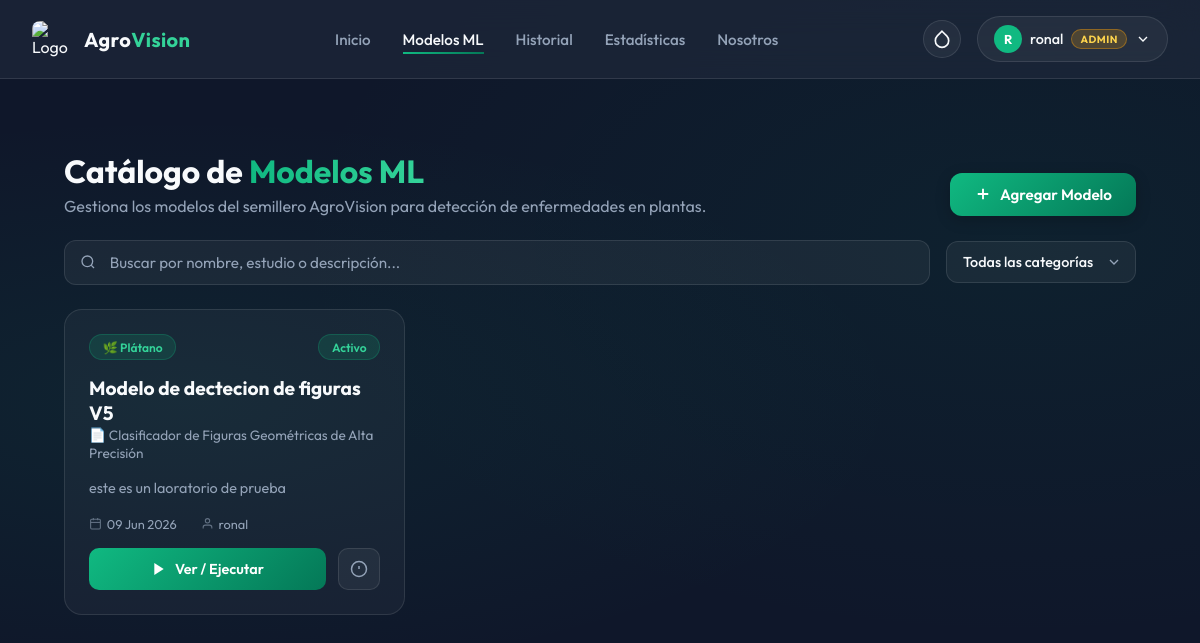
Screenshot of /modelos/ (signed in) with the database file from the repository.
### app/models.py (models this page shows, shortened)
class ModeloML(models.Model):
    ESTADO_CHOICES = [
        ('activo', 'Activo'),
        ('inactivo', 'Inactivo'),
        ('entrenamiento', 'En Entrenamiento'),
    ]
    nombre = models.CharField(max_length=255)
    nombre_estudio = models.CharField(max_length=255, verbose_name='Nombre del Estudio')
    descripcion = models.TextField()
    categoria = models.CharField(max_length=100)
    estado = models.CharField(max_length=20, choices=ESTADO_CHOICES, default='activo')
    archivo_modelo = models.FileField(
        upload_to='modelos_ml/',
        verbose_name='Archivo del Modelo (.onnx)',
        help_text='Sube el archivo de tu modelo entrenado (formato aceptado: .onnx)'
    )
    documento_estudio = models.FileField(
        upload_to='estudios_pdf/',
        verbose_name='Documento del Estudio (PDF)',
        blank=True,
        null=True,
        help_text='Documento PDF con la investigación o estudio relacionado'
    )
    precision = models.DecimalField(
        max_digits=5,
        decimal_places=2,
        blank=True,
        null=True,
        verbose_name='Precisión (%)',
        help_text='Precisión del modelo en porcentaje (ej: 95.87)'
    )
    img_width = models.IntegerField(
        default=28,
        verbose_name='Ancho de Entrada (px)',
        help_text='Ancho esperado de la imagen por el modelo ONNX (ej: 28, 224).'
    )
    img_height = models.IntegerField(
        default=28,
        verbose_name='Alto de Entrada (px)',
        help_text='Alto esperado de la imagen por el modelo ONNX (ej: 28, 224).'
    )
    es_rgb = models.BooleanField(
        default=False,
        verbose_name='¿Es RGB (A color)?',
        help_text='Marca esta opción si el modelo fue entrenado con imágenes a color. Déjalo vacío si es en escala de grises.'
    )
    invertir_colores = models.BooleanField(
        default=False,
        verbose_name='¿Invertir Colores?',
        help_text='Ideal para modelos como MNIST que esperan trazos blancos sobre fondo negro.'
    )
    nombres_clases = models.TextField(
        blank=True,
        null=True,
        verbose_name='Nombres de las Clases',
        help_text='Nombres separados por comas. Ej: "Manzana Sana,Manzana Enferma". Convierte el resultado numérico en texto legible.'
    )
    usuario = models.ForeignKey(User, on_delete=models.CASCADE, related_name='modelos_ml')
    fecha_creacion = models.DateTimeField(auto_now_add=True)
    fecha_actualizacion = models.DateTimeField(auto_now=True)
    class Meta:
        ordering = ['-fecha_creacion']
        verbose_name = 'Modelo ML'
        verbose_name_plural = 'Modelos ML'

### app/views.py (the view)
# urls.py: path('modelos/', views.modelos_lista, name='modelos_lista'),
@login_required(login_url='index')
def modelos_lista(request):
    from app.models import ModeloML, Categoria
    query = request.GET.get('q', '')
    categoria = request.GET.get('categoria', '')
    modelos = ModeloML.objects.all().order_by('-fecha_creacion')
    if query:
        modelos = (
            modelos.filter(nombre__icontains=query) |
            modelos.filter(nombre_estudio__icontains=query) |
            modelos.filter(descripcion__icontains=query)
        )
    if categoria:
        modelos = modelos.filter(categoria__iexact=categoria)
    categorias_en_uso = (
        ModeloML.objects.values_list('categoria', flat=True)
        .distinct()
        .order_by('categoria')
    )
    return render(request, 'modelos_lista.html', {
        'modelos': modelos,
        'categorias': categorias_en_uso,
        'query': query,
        'categoria_activa': categoria,
    })

### app/templates/modelos_lista.html (shortened to what this page needs)
{% extends "base.html" %}
{% block content %}
<div class="page-header">
    <div class="page-header-left">
        <h1>Catálogo de <span>Modelos ML</span></h1>
        <p>Gestiona los modelos del semillero AgroVision para detección de enfermedades en plantas.</p>
    </div>
    <a href="{% url 'modelo_crear' %}" class="btn-nuevo">
        <svg width="18" height="18" viewBox="0 0 24 24" fill="none" stroke="currentColor" stroke-width="2.5"><path d="M12 5v14M5 12h14"/></svg>
        Agregar Modelo
    </a>
</div>
<div class="search-bar" x-data="{
    q: '{{ query|escapejs }}',
    cat: '{{ categoria_activa|escapejs }}',
    debounce: null,
    search() {
        clearTimeout(this.debounce);
        this.debounce = setTimeout(() => {
            if (this.q.length > 0 && this.q.length < 2) return; // espera al menos 2 caracteres
            const params = new URLSearchParams();
            if (this.q) params.set('q', this.q);
            if (this.cat) params.set('categoria', this.cat);
            window.location.href = '{% url 'modelos_lista' %}' + (params.toString() ? '?' + params.toString() : '');
        }, 900);
    },
    filterCat() {
        const params = new URLSearchParams();
        if (this.q) params.set('q', this.q);
        if (this.cat) params.set('categoria', this.cat);
        window.location.href = '{% url 'modelos_lista' %}' + (params.toString() ? '?' + params.toString() : '');
    }
}">
    <div class="search-input-wrap">
        <svg width="16" height="16" viewBox="0 0 24 24" fill="none" stroke="currentColor" stroke-width="2"><circle cx="11" cy="11" r="8"/><path d="m21 21-4.35-4.35"/></svg>
        <input type="text" class="search-input" placeholder="Buscar por nombre, estudio o descripción..."
            x-model="q" @input="search()">
    </div>
    <select class="filter-select" x-model="cat" @change="filterCat()">
        <option value="">Todas las categorías</option>
    </select>
</div>
<div class="modelos-grid">
    {% if modelos %}
        {% for modelo in modelos %}
        <div class="modelo-card">
            <div class="card-top">
                <span class="categoria-badge">🌿 {{ modelo.categoria|capfirst }}</span>
                <span class="estado-badge estado-{{ modelo.estado }}">{{ modelo.get_estado_display }}</span>
            </div>
            <div>
                <div class="card-nombre">{{ modelo.nombre }}</div>
                <div class="card-estudio">📄 {{ modelo.nombre_estudio }}</div>
            </div>
            <p class="card-descripcion">{{ modelo.descripcion }}</p>
            <div class="card-meta">
                <span class="card-meta-item">
                    <svg width="13" height="13" viewBox="0 0 24 24" fill="none" stroke="currentColor" stroke-width="2"><rect x="3" y="4" width="18" height="18" rx="2" ry="2"/><line x1="16" y1="2" x2="16" y2="6"/><line x1="8" y1="2" x2="8" y2="6"/><line x1="3" y1="10" x2="21" y2="10"/></svg>
                    {{ modelo.fecha_creacion|date:"d M Y" }}
                </span>
                <span class="card-meta-item">
                    <svg width="13" height="13" viewBox="0 0 24 24" fill="none" stroke="currentColor" stroke-width="2"><path d="M20 21v-2a4 4 0 0 0-4-4H8a4 4 0 0 0-4 4v2"/><circle cx="12" cy="7" r="4"/></svg>
                    {{ modelo.usuario.get_full_name|default:modelo.usuario.username }}
                </span>
            </div>
            <div class="card-actions">
                <a href="{% url 'modelo_detalle' modelo.pk %}" class="btn-play">
                    <svg width="16" height="16" viewBox="0 0 24 24" fill="currentColor"><polygon points="5 3 19 12 5 21 5 3"/></svg>
                    Ver / Ejecutar
                </a>
                <a href="{% url 'modelo_detalle' modelo.pk %}" class="btn-detalle" title="Ver detalle">
                    <svg width="18" height="18" viewBox="0 0 24 24" fill="none" stroke="currentColor" stroke-width="2"><circle cx="12" cy="12" r="10"/><line x1="12" y1="8" x2="12" y2="12"/><line x1="12" y1="16" x2="12.01" y2="16"/></svg>
                </a>
            </div>
        </div>
        {% endfor %}
    {% endif %}
</div>
{% endblock %}

### app/templates/base.html (shortened to what this page needs)
<!DOCTYPE html>
<html lang="es">
<head>
</head>
<body x-data="{
    mobileMenuOpen: false,
    theme: localStorage.getItem('theme') || 'green',
    toggleTheme() {
        this.theme = this.theme === 'green' ? 'indigo' : 'green';
        localStorage.setItem('theme', this.theme);
        document.documentElement.setAttribute('data-theme', this.theme);
    }
}" x-init="document.documentElement.setAttribute('data-theme', theme)">
    <nav class="navbar">
        <div class="nav-container">
            <a href="{% url 'dashboard' %}" class="nav-brand">
                {% load static %}
                <img src="{% static 'img/agrovisio_logo.png' %}" alt="Logo ISER"
                    style="width:36px; height:36px; border-radius:8px; object-fit:cover;">
                <div class="brand-text">Agro<span>Vision</span></div>
            </a>
            <div class="nav-links">
                <a href="{% url 'dashboard' %}"
                    class="nav-link {% if request.resolver_match.url_name == 'dashboard' %}active{% endif %}">Inicio</a>
                <a href="{% url 'modelos_lista' %}"
                    class="nav-link {% if 'modelos' in request.resolver_match.url_name %}active{% endif %}">Modelos
                    ML</a>
                <a href="{% url 'historial_lista' %}"
                    class="nav-link {% if 'historial' in request.resolver_match.url_name %}active{% endif %}">Historial</a>
                <a href="{% url 'estadisticas' %}"
                    class="nav-link {% if request.resolver_match.url_name == 'estadisticas' %}active{% endif %}">Estadísticas</a>
                <a href="{% url 'nosotros' %}"
                    class="nav-link {% if request.resolver_match.url_name == 'nosotros' %}active{% endif %}">Nosotros</a>
            </div>
            <div style="display: flex; gap: 1rem; align-items: center;">
                <button @click="toggleTheme()" class="user-btn" title="Alternar Tema"
                    style="padding: 0.5rem; border-radius: 50%;">
                    <svg x-show="theme === 'green'" width="20" height="20" viewBox="0 0 24 24" fill="none"
                        stroke="currentColor" stroke-width="2">
                        <path d="M12 2.69l5.66 5.66a8 8 0 1 1-11.31 0z" />
                    </svg>
                </button>
                <div class="user-menu-container" x-data="{ open: false }">
                    <button @click="open = !open" @click.outside="open = false" class="user-btn">
                        <div class="user-avatar">
                            {{ user.first_name|default:user.username|make_list|first|upper }}
                        </div>
                        <span>{{ user.username }}</span>
                        {% if user.profile.rol == 'admin' or user.is_superuser %}
                        <span
                            style="background:rgba(245,158,11,0.2); border:1px solid rgba(245,158,11,0.4); color:#FCD34D; font-size:0.65rem; font-weight:700; padding:0.15rem 0.5rem; border-radius:999px; letter-spacing:0.05em;">ADMIN</span>
                        {% else %}
                        <span
                            style="background:rgba(59,130,246,0.15); border:1px solid rgba(59,130,246,0.3); color:#93C5FD; font-size:0.65rem; font-weight:700; padding:0.15rem 0.5rem; border-radius:999px; letter-spacing:0.05em;">USER</span>
                        {% endif %}
                        <svg width="16" height="16" viewBox="0 0 24 24" fill="none" stroke="currentColor"
                            stroke-width="2">
                            <path d="m6 9 6 6 6-6" />
                        </svg>
                    </button>
                </div>
            </div>
        </div>
    </nav>
    <main class="main-container">
        {% block content %}
        {% endblock %}
    </main>
</body>
</html>

### app/templates/base.html (style rules this page uses)
:root { --primary: #10B981; --primary-hover: #059669; --secondary: #10B981; --background-dark: #0f172a; --surface: #1e293b; --surface-glass: rgba(30, 41, 59, 0.7); --glass-border: rgba(255, 255, 255, 0.1); --text-main: #F8FAFC; --text-muted: #94A3B8; --theme-grad-1: #10B981; --theme-grad-2: #047857; --theme-text-hl: #34D399; --theme-icon-bg: #10B981; }
* { margin: 0; padding: 0; box-sizing: border-box; font-family: 'Outfit', sans-serif; }
body { background-color: var(--background-dark); background-image: radial-gradient(ellipse at 15% 50%, rgba(16, 185, 129, 0.08) 0%, transparent 50%), radial-gradient(ellipse at 85% 30%, rgba(4, 120, 87, 0.1) 0%, transparent 50%); background-attachment: fixed; color: var(--text-main); min-height: 100vh; display: flex; flex-direction: column; overflow-x: hidden; }
.navbar { background: var(--surface-glass); backdrop-filter: blur(16px); -webkit-backdrop-filter: blur(16px); border-bottom: 1px solid var(--glass-border); position: sticky; top: 0; z-index: 50; padding: 1rem 2rem; transition: all 0.3s ease; }
.nav-container { max-width: 1400px; margin: 0 auto; display: flex; justify-content: space-between; align-items: center; }
.nav-brand { display: flex; align-items: center; gap: 1rem; text-decoration: none; color: var(--text-main); }
.brand-text { font-size: 1.25rem; font-weight: 700; letter-spacing: 0.02em; }
.brand-text span { color: var(--theme-text-hl); }
.nav-links { display: flex; gap: 2rem; align-items: center; }
.nav-link { text-decoration: none; color: var(--text-muted); font-weight: 500; font-size: 0.95rem; transition: color 0.2s, transform 0.2s; position: relative; }
.nav-link:hover, .nav-link.active { color: var(--text-main); }
.nav-link::after { content: ''; position: absolute; bottom: -5px; left: 0; width: 100%; height: 2px; background: linear-gradient(90deg, var(--theme-grad-1), var(--theme-grad-2)); transform: scaleX(0); transition: transform 0.3s ease; transform-origin: right; }
.nav-link:hover::after, .nav-link.active::after { transform: scaleX(1); transform-origin: left; }
.user-menu-container { position: relative; }
.user-btn { background: rgba(255, 255, 255, 0.05); border: 1px solid var(--glass-border); padding: 0.5rem 1rem; border-radius: 9999px; color: var(--text-main); display: flex; align-items: center; gap: 0.5rem; cursor: pointer; transition: background 0.2s; font-size: 0.9rem; font-weight: 500; }
.user-avatar { width: 28px; height: 28px; background: var(--theme-icon-bg); border-radius: 50%; display: flex; align-items: center; justify-content: center; font-weight: bold; color: white; font-size: 0.8rem; }
.main-container { flex: 1; padding: 2rem; max-width: 1400px; margin: 0 auto; width: 100%; }

### rows the page displays
ModeloML: categoria "Plátano", estado "Activo", nombre "Modelo de dectecion de figuras V5", nombre_estudio "Clasificador de Figuras Geométricas de Alta Precisión", descripcion "este es un laoratorio de prueba", fecha_creacion "09 Jun 2026", usuario.get_full_name "ronal"

### other values shown
{{ user.first_name|default:user.username|make_list|first|upper }} "R"
{{ user.username }} "ronal"
